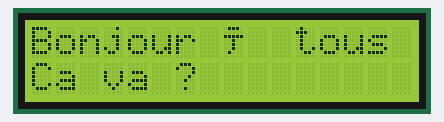
A sketch run on a simulated Arduino Uno, built with avr-gcc and run on an emulated ATmega328P. Parts: 16×2 character LCD.

Above: at 0.1 s.
At 2.1 s:
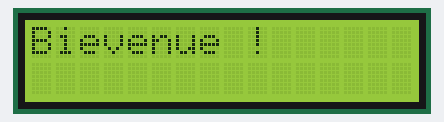

The sketch:

lcdecranprojet2.ino
```cpp
#include <LiquidCrystal.h>

  // initialisation, on définit les ports pour RS, E et D4 à D7
LiquidCrystal lcd = LiquidCrystal ( 2, 3, 4, 5, 6, 7 ) ;

void setup() {
    // indique le nombre de caractères (16) et de lignes (2)
  lcd.begin(16, 2);
    // affiche le message
  lcd.print("Bonjour à tous !");
    // va au début de la seconde ligne et affiche un nouveau texte
  lcd.setCursor(0, 1);
  lcd.print("Ca va ?");
  delay(2000);
  lcd.clear();
  lcd.print("Bievenue !");
  }

void loop() {
}
```
